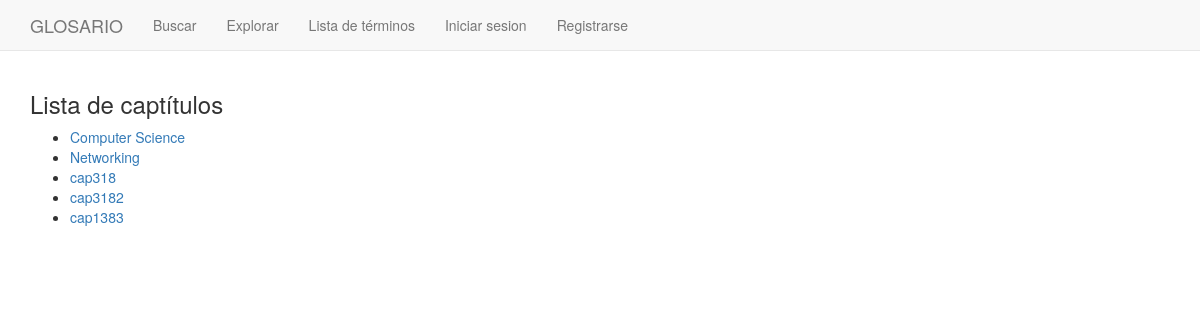
The app's page /chapters_list/, older data.
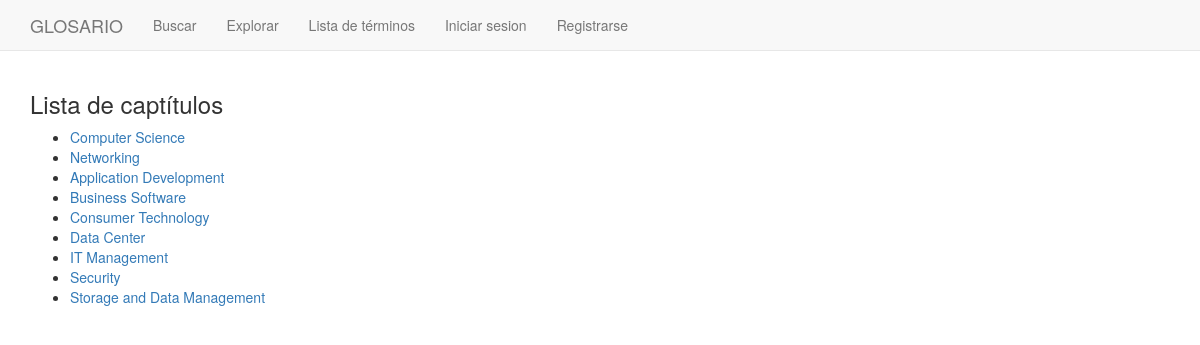
The same page, newer data.
### glosario/models.py (models this page shows, shortened)
class Chapter(models.Model):
    class Meta:
        permissions = (("can_create_chapter","Can create chapter"),)
    chapter_name = models.CharField(max_length=100, unique=True)
    def __str__(self):
        return self.chapter_name

### glosario/views.py (the view)
# urls.py: url(r'^chapters_list/$', views.ChaptersListView.as_view(),name='chapters_list'),
class ChaptersListView(ListView):
    model = Chapter
    context_object_name = 'chapters'
    template_name = 'glosario/chapters_list.html'

### glosario/templates/glosario/chapters_list.html
{% extends "base.html" %}
{% block content %}
    <h3>Lista de captítulos</h3>
    <ul>
        {% for chapter in chapters %}
            <li><a href="{{chapter.chapter_name}}">{{ chapter }}</a></li>
        {% endfor %}
    </ul>
{% endblock %}

Row changes from the older to the newer data that the page shows:
changed Chapter: chapter_name "cap318" → "Application Development"
changed Chapter: chapter_name "cap3182" → "Business Software"
changed Chapter: chapter_name "cap1383" → "Consumer Technology"
added Chapter: chapter_name "Data Center"
added Chapter: chapter_name "IT Management"
added Chapter: chapter_name "Security"
added Chapter: chapter_name "Storage and Data Management"
